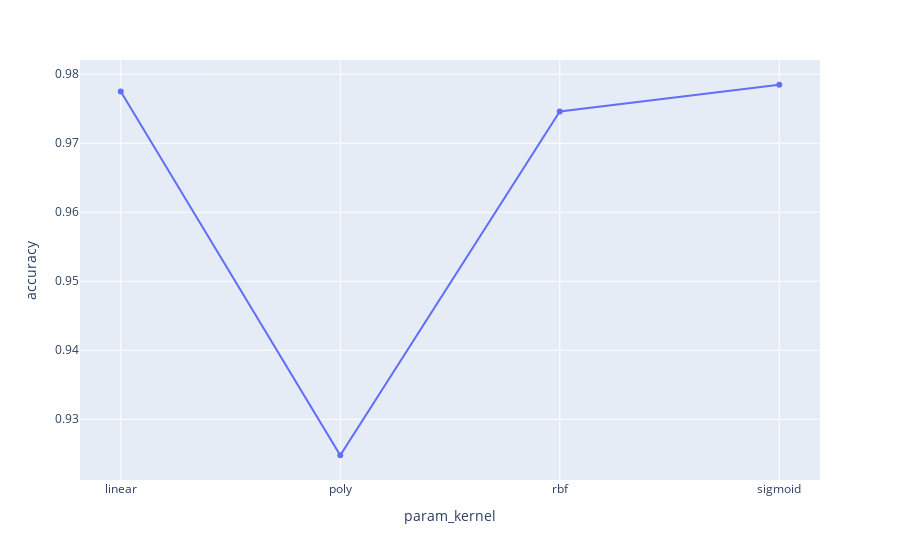

The notebook cell this image was saved under:
### Code cell
import plotly.express as px
results = pd.DataFrame(grid_search_svc.cv_results_)
subset = results[['param_kernel', 'mean_test_score']]
fig = px.line(subset, x="param_kernel", y="mean_test_score", markers=True)
fig.update_xaxes(title_text="param_kernel")
fig.update_yaxes(title_text="accuracy")
fig.show()

### Figure 1 — Plotly figure (JSON) as saved in the notebook; plotly's stock layout.template omitted (floating-point values rounded to 4 significant figures)
{"data": [{"hovertemplate": "param_kernel=%{x}<br>mean_test_score=%{y}<extra></extra>", "legendgroup": "", "line": {"color": "#636efa", "dash": "solid"}, "marker": {"symbol": "circle"}, "mode": "markers+lines", "name": "", "orientation": "v", "showlegend": false, "type": "scatter", "x": ["linear", "poly", "rbf", "sigmoid"], "xaxis": "x", "y": [0.9775, 0.9248, 0.9746, 0.9785], "yaxis": "y"}], "layout": {"autosize": true, "legend": {"tracegroupgap": 0}, "margin": {"t": 60}, "xaxis": {"anchor": "y", "autorange": true, "domain": [0, 1], "range": [-0.1819, 3.182], "title": {"text": "param_kernel"}, "type": "category"}, "yaxis": {"anchor": "x", "autorange": true, "domain": [0, 1], "range": [0.9206, 0.9826], "title": {"text": "accuracy"}, "type": "linear"}}}
